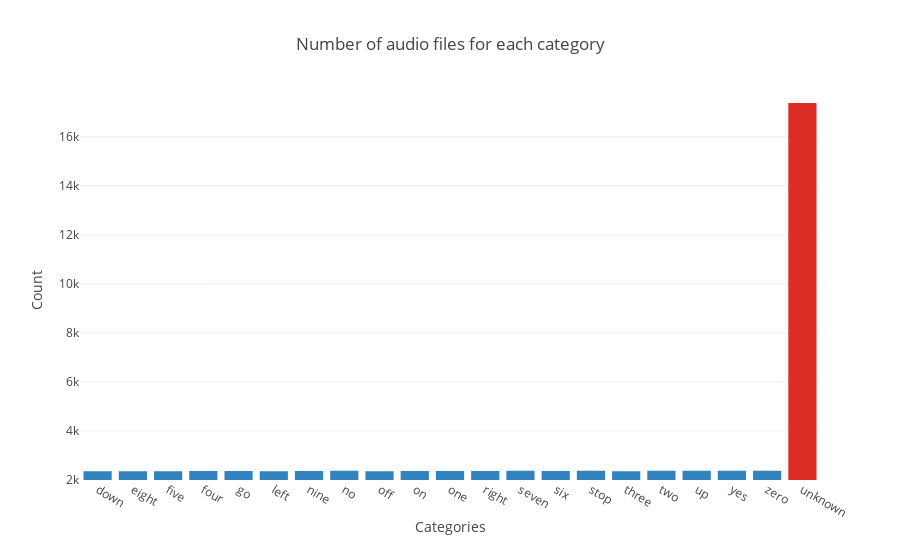

The code cell stored with this chart in its notebook:
### Code cell
py.iplot(dict(data=[go.Bar(x=list(all_other_categories) + ['unknown'],
                           y=list(files_for_other_categories) + [files_for_unknown],
                           marker=dict(color=((['rgb(49,130,189)'] * len(all_other_categories)) + ['rgb(222,45,38)'])))], 
              layout=go.Layout(title='Number of audio files for each category',
                               xaxis=dict(title='Categories'),
                               yaxis=dict(title='Count', range=[2000, 17500]))))

### Figure 1 — Plotly figure (JSON) as saved in the notebook; plotly's stock layout.template omitted (floating-point values rounded to 4 significant figures)
{"data": [{"marker": {"color": ["rgb(49,130,189)", "rgb(49,130,189)", "rgb(49,130,189)", "rgb(49,130,189)", "rgb(49,130,189)", "rgb(49,130,189)", "rgb(49,130,189)", "rgb(49,130,189)", "rgb(49,130,189)", "rgb(49,130,189)", "rgb(49,130,189)", "rgb(49,130,189)", "rgb(49,130,189)", "rgb(49,130,189)", "rgb(49,130,189)", "rgb(49,130,189)", "rgb(49,130,189)", "rgb(49,130,189)", "rgb(49,130,189)", "rgb(49,130,189)", "rgb(222,45,38)"]}, "type": "bar", "x": ["down", "eight", "five", "four", "go", "left", "nine", "no", "off", "on", "one", "right", "seven", "six", "stop", "three", "two", "up", "yes", "zero", "unknown"], "y": [2359, 2352, 2357, 2372, 2372, 2353, 2364, 2375, 2357, 2367, 2370, 2367, 2377, 2369, 2380, 2356, 2373, 2375, 2377, 2376, 17373]}], "layout": {"title": "Number of audio files for each category", "xaxis": {"title": "Categories"}, "yaxis": {"range": [2000, 17500], "title": "Count"}}}
